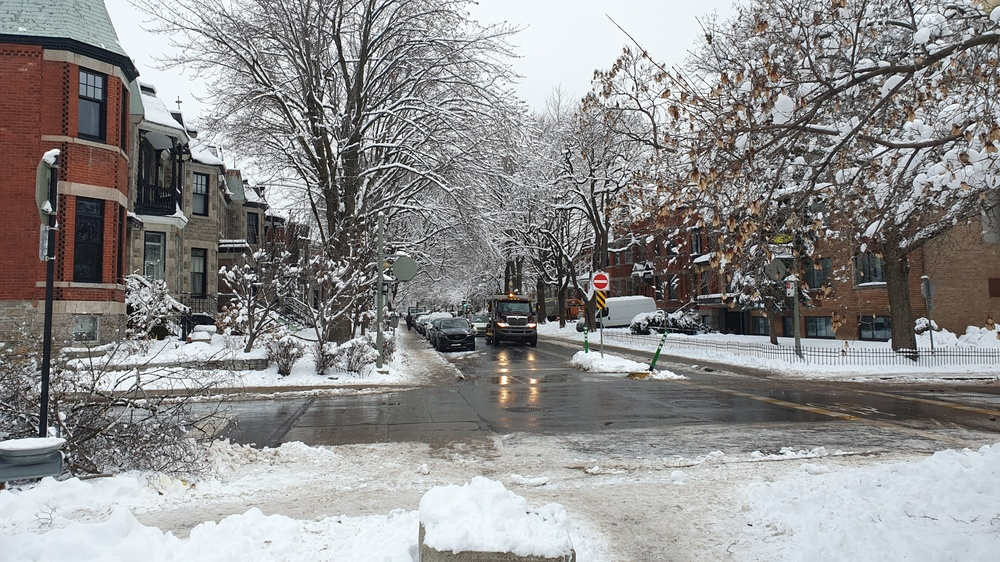
#> input picture imgs/img1.jpg, 1000 x 562 px, shrunk from 4032 x 2268 before the run; its folder holds 3 pictures in this run
$ python editphotos.py
#> lines starting #> are read from the running program, lines starting #| are printed output that depends on the picture
from PIL import Image, ImageOps, ImageEnhance, ImageFilter
import os

path = './imgs'
pathOut = './editedImgs'

if not os.path.exists(path):
  print(f"{path} does not exist.")

else:

    for filename in os.listdir(path):

      img = Image.open(f'{path}/{filename}')
#> img is the input picture: PIL image 1000x562 RGB; mean R, G, B 142.4, 141.4, 141.2

      edit = img.filter(ImageFilter.SHARPEN).convert('L')
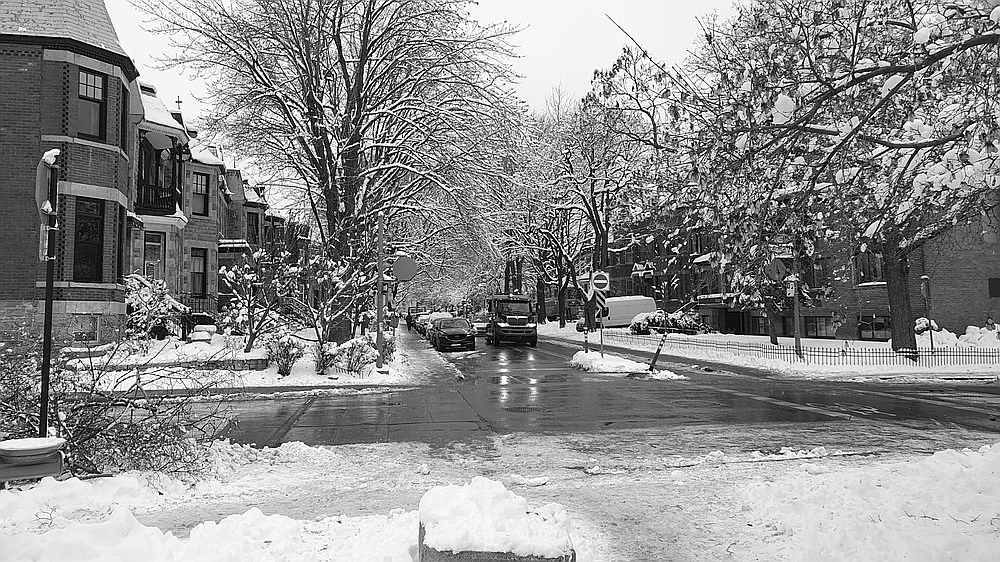
#> edit: PIL image 1000x562 L; min 0, max 255, mean 141.2
      edit = ImageOps.exif_transpose(edit) #apply the rotation from EXIF data

      clean_name = os.path.splitext(filename)[0]

      if not os.path.exists(pathOut):
        os.makedirs(pathOut)

      edit.save(f'{pathOut}/{clean_name}_edited.jpg')
#> pass 2 of the loop `for filename in os.listdir(path):`:
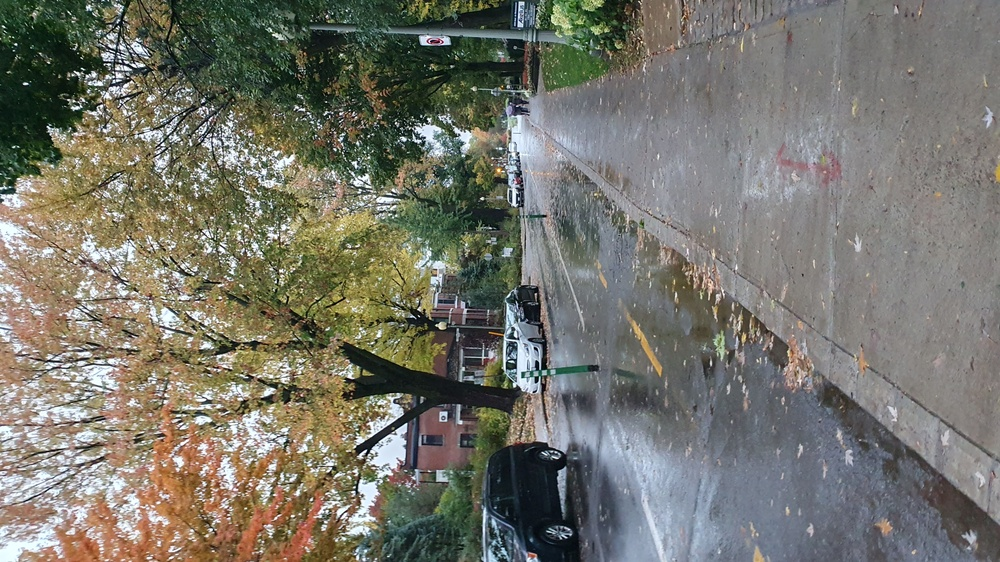
#> input picture imgs/img2.jpg, 1000 x 562 px, shrunk from 4032 x 2268 before the run
#> img is the input picture: PIL image 1000x562 RGB; mean R, G, B 118, 117.1, 107.4
#> `edit = img.filter(ImageFilter.SHARPEN).convert('L')`:
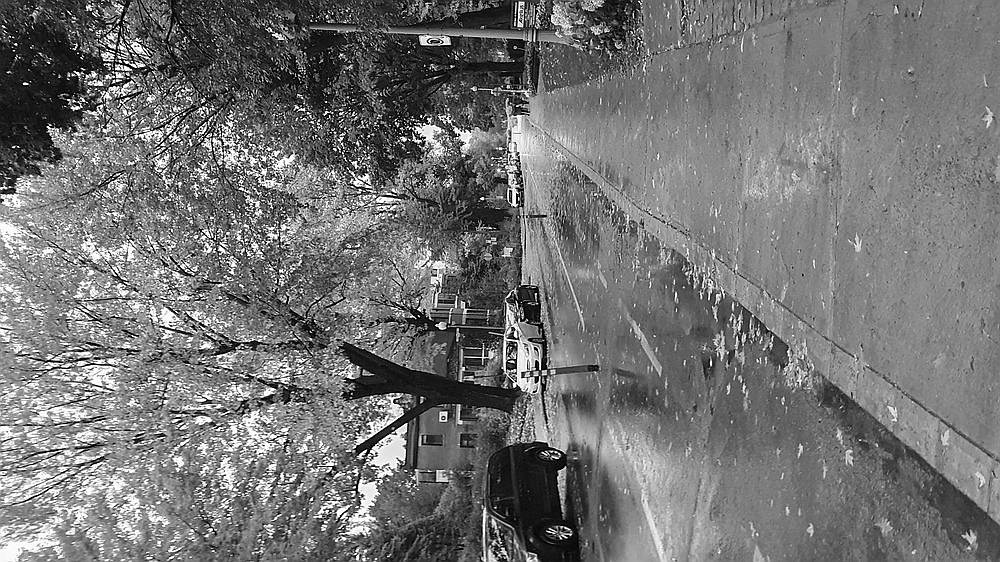
#> edit: PIL image 1000x562 L; min 0, max 255, mean 115.9
#> `edit = ImageOps.exif_transpose(edit)`:
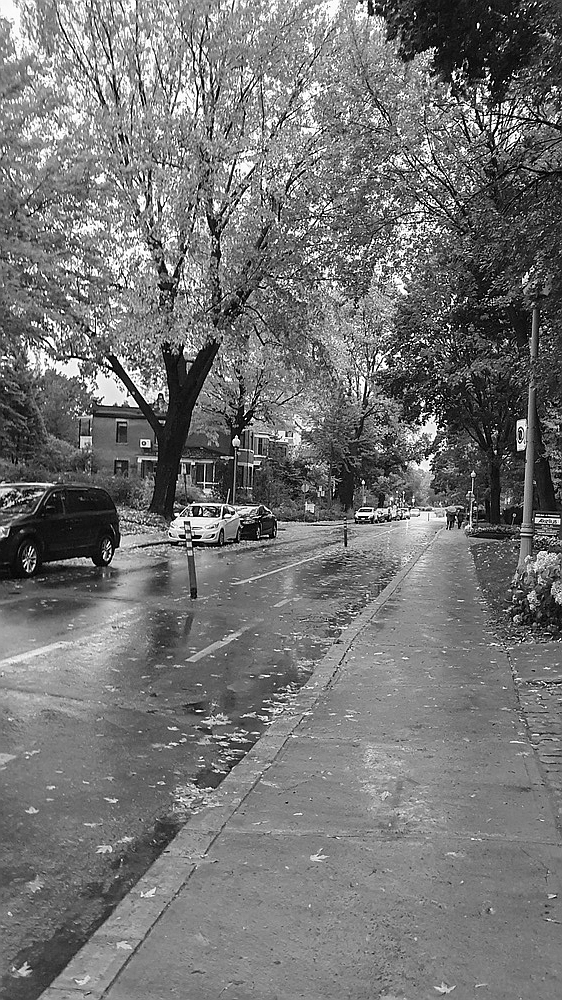
#> edit: PIL image 562x1000 L; min 0, max 255, mean 115.9
#> pass 3 of the loop `for filename in os.listdir(path):`:
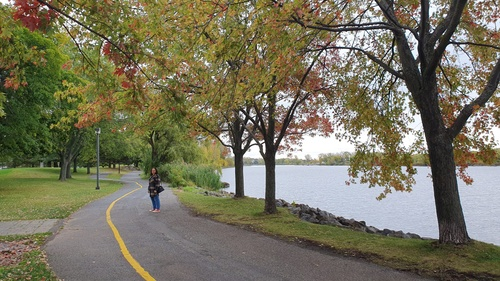
#> input picture imgs/img3.jpg, 500 x 281 px, shrunk from 2016 x 1134 before the run
#> img is the input picture: PIL image 500x281 RGB; mean R, G, B 118.7, 115.3, 93.5
#> `edit = img.filter(ImageFilter.SHARPEN).convert('L')`:
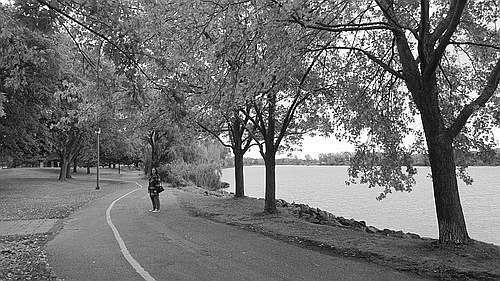
#> edit: PIL image 500x281 L; min 0, max 255, mean 113.3
